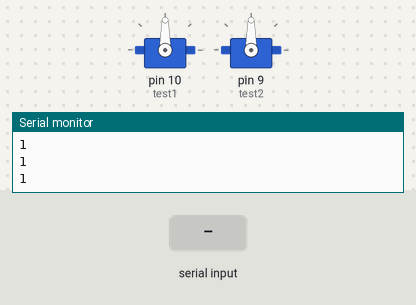
Recording of a sketch running on a simulated Arduino Uno, built with avr-gcc and run on an emulated ATmega328P. On the bench: 2 × servo, the last lines printed to the serial monitor. The inputs (shaded band) are chosen by the test bench.

Above: at 1.2 s.
1.3 s: "F\n" received over Serial
At 2.9 s:
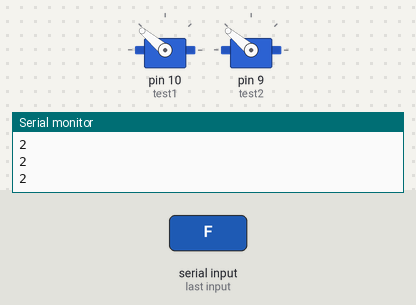
3.8 s: "B\n" received over Serial
At 6.0 s:
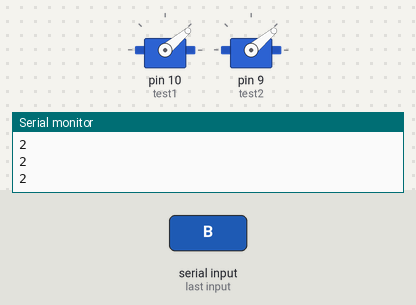
6.3 s: "R\n" received over Serial
At 7.9 s:
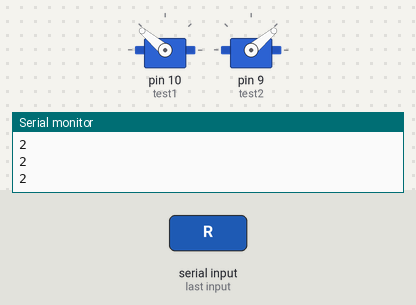
8.8 s: "L\n" received over Serial
At 11.0 s:
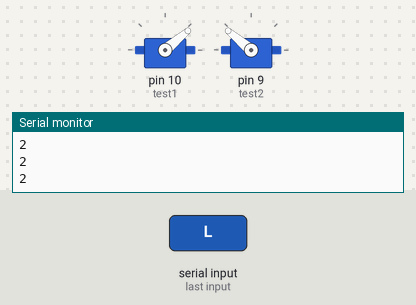
11.3 s: "X\n" received over Serial
At 12.9 s:
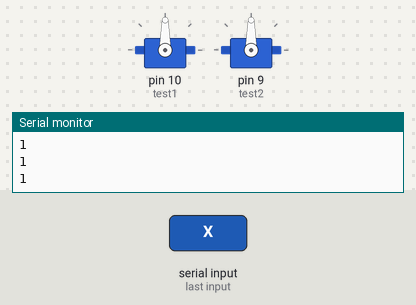
Timing chart, 0 to 14.4 s (numbered marks = the images above; inputs shaded):
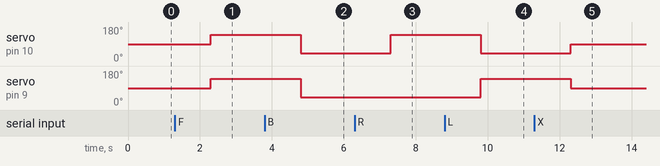

The sketch:

T4_cmdTest-wPID.ino
```cpp
// Module name - T4_cmdTest.ino
// Module Description -
//
//Bsed on interrupt code by J. Richardson
//Author - C.Samarakoon
//Created - 14/11/2016
//Modified - 14/11/2016

#include<Servo.h>
//#include<String.h>

Servo test1; //Right
Servo test2; //Left

#define leftSense 1
#define rightSense 2

volatile int speedval = 90;
volatile int count = 0;

float vLeft = 0;
float vRight = 0;
int speedOffset = 50; //offset from 90*
int dist = 0;
char dir = 0;
char cmdState = 1;
String inputBuffer = "";

void serialFlush(){
  while(Serial.available() > 0) {
    char t = Serial.read();
  }
}

void setup() {
  // put your setup code here, to run once:

  Serial.begin(19200);

  test1.attach(10);
  test2.attach(9);
  test1.write(90);
  test2.write(90);

  // Set up timer interrupt
  TCCR2A = 0;
  TCCR2B = 0;
  TCNT2 = 0;

  OCR2A = 124; // Compare value

  TCCR2A |= (1 << WGM21); // CTC mode
  TCCR2B |= (1 << CS22) | (1 << CS21) | (1 << CS20); // 1024 prescaler
  TIMSK2 |= (1 << OCIE2A);
}

ISR(TIMER2_COMPA_vect) {
  if (count > 200){ // Roughly 0.5s
//    //if (speedval != 90){
//    speedval = 90;
//    //Serial.println("resetting motor...");
//    test1.write(speedval);
//    test2.write(speedval);
//    //}
    count = 0;
    cmdState = 1;
    //Serial.println(cmdState, DEC);
  } else {
    count++;
  }
}

void getPulseWidth(){
  float rightPW = 0;
  float leftPW = 0;

  rightPW = pulseIn(rightSense, HIGH, 30000);
  leftPW = pulseIn(leftSense, HIGH, 30000);

}
char motorActuator(int dir, int dist){
  int sRight = 0;
  int sLeft = 0;
  int tDelay = 0;
  //Serial.print("Setting servo to ");
  if ((dir>0) && (dir<5)){
    switch (dir) {
      case 1: //Forward
        sRight = 90+speedOffset;
        sLeft = 90+speedOffset;
        tDelay = 2000;
        break;
      case 2: //Reverse
        sRight = 90-speedOffset;
        sLeft = 90-speedOffset;
        tDelay = 2000;
        break;
      case 3: //Left
        sRight = 90+(speedOffset);
        sLeft = 90-(speedOffset);
        tDelay = 1000;
        break;
      case 4: //Right
        sRight = 90-(speedOffset);
        sLeft = 90+(speedOffset);
        tDelay = 1000;
        break;
    }
  } else {
      cmdState = 5;
      return 5;
  }

  cmdState = 2;
  Serial.println("2"); //setting motor
  test1.write(sRight);
  test2.write(sLeft);
  // delay(tDelay);
  // test1.write(90);
  // test2.write(90);
  // return 0;
}

void loop() {
  // put your main code here, to run repeatedly:
  if (Serial.available() > 0) {
      dist = 0;
      dir = 0;
      inputBuffer = "";
      //Serial.print("Data Rec...");
      Serial.println("3");  //data recieved
      inputBuffer = Serial.readStringUntil('/n');
      //Serial.println(inputBuffer);
      switch (inputBuffer[0]) {
        case 70: // char F
          dir = 1;
          cmdState = 3;
          break;
        case 66: // char B
          dir = 2;
          cmdState = 3;
          break;
        case 82: // char L
          dir = 3;
          cmdState = 3;
          break;
        case 76: // char R
          dir = 4;
          cmdState = 3;
          break;
        case 88: //char X or halt
          cmdState = 3;
          test1.write(90);
          test2.write(90);
          cmdState = 1;
      }
      serialFlush();
      count = 0;
      if (cmdState == 3) {
        //Serial.println(dir);
        motorActuator(dir, dist);
      }
  }
  Serial.println(cmdState, DEC);
  delay(10);
}
```

Measured:
- after the input at 1.3 s, servo on pin 10 (test1), servo on pin 9 (test2): 90° → 140° after 1.0 s
- after the input at 3.8 s, servo on pin 10 (test1), servo on pin 9 (test2): 140° → 40° after 1.0 s
- after the input at 6.3 s, servo on pin 10 (test1): 40° → 140° after 1.0 s
- after the input at 8.8 s, servo on pin 10 (test1): 140° → 40° after 1.0 s; servo on pin 9 (test2): 40° → 140° after 1.0 s
- after the input at 11.3 s, servo on pin 10 (test1): 40° → 90° after 1.0 s; servo on pin 9 (test2): 140° → 90° after 1.0 s
